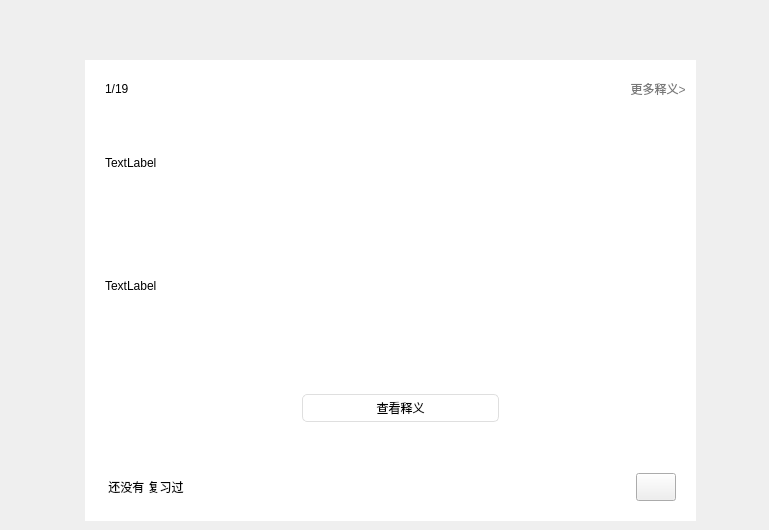
      <widget class="QWidget" name="tab_note_card">
       <property name="styleSheet">
        <string notr="true">#tab_note_card{
	
	background-color: rgb(247,247,247);

}</string>
       </property>
       <widget class="QPushButton" name="tab_note_card_pre">
        <property name="geometry">
         <rect>
          <x>20</x>
          <y>217</y>
          <width>50</width>
          <height>50</height>
         </rect>
        </property>
        <property name="styleSheet">
         <string notr="true">QPushButton{
	border-image: url(:/images/wb-no-details-pre.png);
	border-radius:25px;
}

QPushButton:hover{
	border-image: url(:/images/wb-no-details-pre-hover.png);
	border-radius:25px;
}

</string>
        </property>
        <property name="text">
         <string/>
        </property>
        <property name="checkable">
         <bool>true</bool>
        </property>
       </widget>
       <widget class="QPushButton" name="tab_note_card_next">
        <property name="geometry">
         <rect>
          <x>710</x>
          <y>220</y>
          <width>50</width>
          <height>50</height>
         </rect>
        </property>
        <property name="styleSheet">
         <string notr="true">QPushButton{
	border-image: url(:/images/wb-no-detail.png);
	border-radius:25px;
}

QPushButton:hover{
	border-image: url(:/images/wb-no-detail-hover.png);
	border-radius:25px;
}

</string>
        </property>
        <property name="text">
         <string/>
        </property>
       </widget>
       <widget class="QWidget" name="widget" native="true">
        <property name="geometry">
         <rect>
          <x>85</x>
          <y>60</y>
          <width>611</width>
          <height>461</height>
         </rect>
        </property>
        <property name="styleSheet">
         <string notr="true">#widget{
	
	background-color: rgb(255, 255, 255);
}</string>
        </property>
        <widget class="QWidget" name="verticalLayoutWidget_3">
         <property name="geometry">
          <rect>
           <x>0</x>
           <y>0</y>
           <width>611</width>
           <height>461</height>
          </rect>
         </property>
         <layout class="QVBoxLayout" name="tab_note_card_Vlayout" stretch="0,0,0,0,0">
          <item>
           <layout class="QHBoxLayout" name="tab_note_card_HlayoutTitle_2" stretch="1,0">
            <property name="leftMargin">
             <number>20</number>
            </property>
            <property name="topMargin">
             <number>20</number>
            </property>
            <property name="rightMargin">
             <number>10</number>
            </property>
            <item>
             <widget class="QLabel" name="tab_note_card_count">
              <property name="text">
               <string>1/19</string>
              </property>
             </widget>
            </item>
            <item>
             <widget class="QPushButton" name="tab_note_card_more">
              <property name="styleSheet">
               <string notr="true">#tab_note_card_more{
	background-color: transparent;
	color:rgb(120,120,120);
	border:none;
}

#tab_note_card_more::hover{
	background-color: transparent;
	color:#000;
}</string>
              </property>
              <property name="text">
               <string> 更多释义&gt;</string>
              </property>
             </widget>
            </item>
           </layout>
          </item>
          <item>
           <layout class="QHBoxLayout" name="horizontalLayout">
            <property name="leftMargin">
             <number>20</number>
            </property>
            <item>
             <widget class="QLabel" name="tab_note_card_title">
              <property name="text">
               <string>TextLabel</string>
              </property>
             </widget>
            </item>
           </layout>
          </item>
          <item>
           <layout class="QHBoxLayout" name="horizontalLayout_2">
            <property name="leftMargin">
             <number>20</number>
            </property>
            <item>
             <widget class="QLabel" name="tab_note_card_expalin">
              <property name="text">
               <string>TextLabel</string>
              </property>
             </widget>
            </item>
           </layout>
          </item>
          <item>
           <layout class="QHBoxLayout" name="tab_note_card_HlayoutMid_2" stretch="0,0,0">
            <property name="spacing">
             <number>0</number>
            </property>
            <property name="leftMargin">
             <number>20</number>
            </property>
            <item>
             <widget class="QLabel" name="label_5">
              <property name="text">
               <string/>
              </property>
             </widget>
            </item>
            <item>
             <widget class="QPushButton" name="tab_note_card_button">
              <property name="minimumSize">
               <size>
                <width>0</width>
                <height>28</height>
               </size>
              </property>
              <property name="styleSheet">
               <string notr="true">#tab_note_card_button{
	border:1px solid #dfdfdf;
	border-radius:5px;
}
#tab_note_card_button::hover{
	border:1px solid #dfdfdf;
	border-radius:5px;
	background-color:#dfdfdf;
}</string>
              </property>
              <property name="text">
               <string>查看释义</string>
              </property>
             </widget>
            </item>
            <item>
             <widget class="QLabel" name="label_6">
              <property name="text">
               <string/>
              </property>
              <property name="alignment">
               <set>Qt::AlignRight|Qt::AlignTrailing|Qt::AlignVCenter</set>
              </property>
             </widget>
            </item>
           </layout>
          </item>
          <item>
           <layout class="QHBoxLayout" name="tab_note_card_HlayoutEnd_2" stretch="1,0,0">
            <property name="leftMargin">
             <number>20</number>
            </property>
            <property name="rightMargin">
             <number>20</number>
            </property>
            <property name="bottomMargin">
             <number>20</number>
            </property>
            <item>
             <widget class="QLabel" name="tab_note_card_review">
              <property name="text">
               <string> 还没有 复习过</string>
              </property>
             </widget>
            </item>
            <item>
             <widget class="QLabel" name="label_13">
              <property name="maximumSize">
               <size>
                <width>16777215</width>
                <height>16777215</height>
               </size>
              </property>
              <property name="text">
               <string/>
              </property>
             </widget>
            </item>
            <item>
             <widget class="QPushButton" name="tab_note_card_edit">
              <property name="minimumSize">
               <size>
                <width>28</width>
                <height>28</height>
               </size>
              </property>
              <property name="toolTip">
               <string>编辑单词</string>
              </property>
              <property name="styleSheet">
               <string notr="true">#tab_note_card_edit{
	
	border-image: url(:/images/hd.png);
}

#tab_note_card_edit::hover{
	
	border-image: url(:/images/hd-hover.png);
}</string>
              </property>
              <property name="text">
               <string/>
              </property>
             </widget>
            </item>
           </layout>
          </item>
         </layout>
        </widget>
       </widget>
       <zorder>tab_note_card_next</zorder>
       <zorder>widget</zorder>
       <zorder>tab_note_card_pre</zorder>
      </widget>
